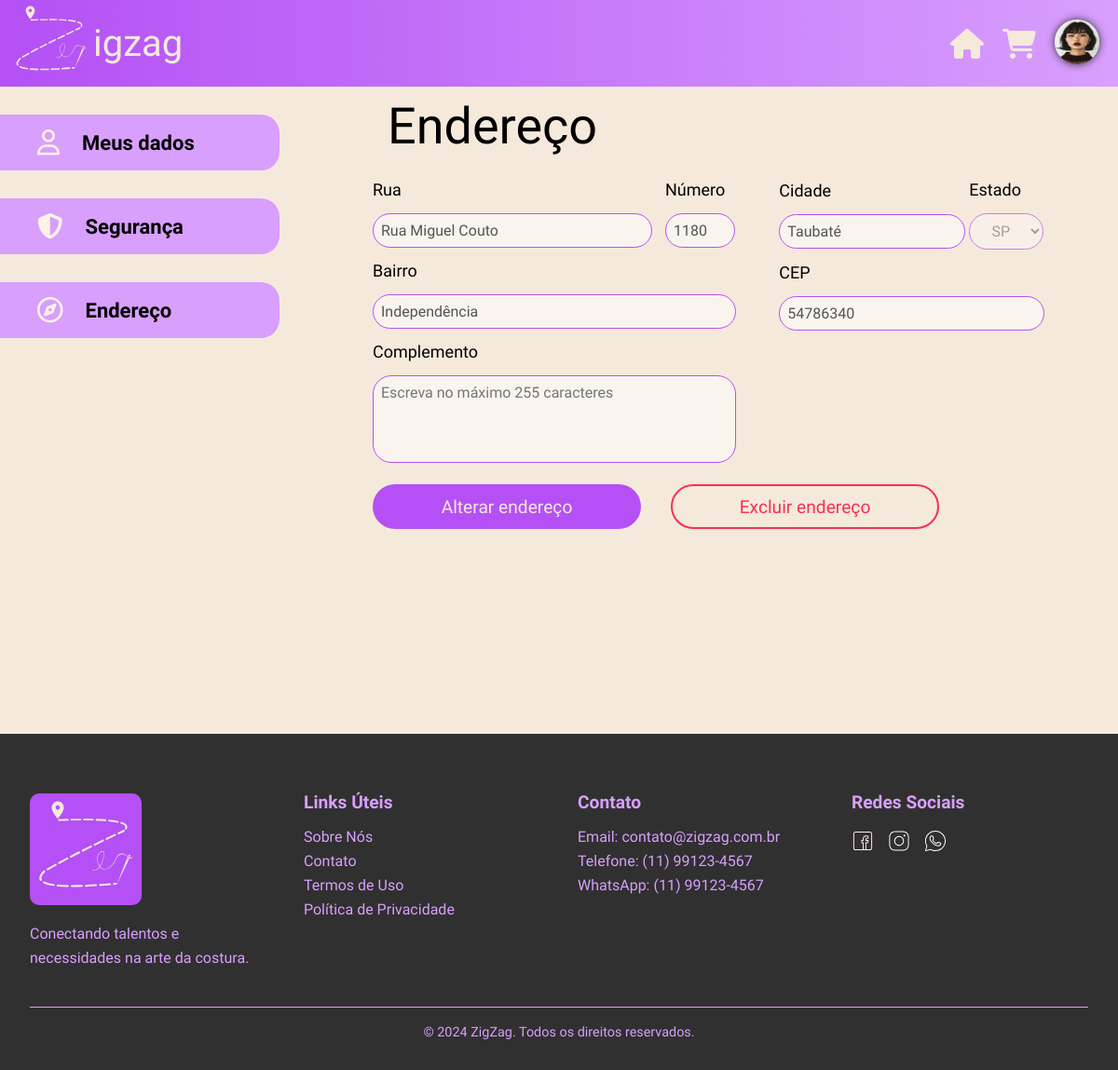
Screenshot of /cliente/endereco/detalhes?id=2 (signed in) with the database file from the repository.
### tables this page shows
CREATE TABLE IF NOT EXISTS tbl_endereco_cliente
(
    end_id integer NOT NULL PRIMARY KEY AUTO_INCREMENT,

    end_rua varchar(64),
    end_bairro varchar(32),
    end_numero int,
    end_complemento tinytext,
    end_cidade varchar(32),
    end_estado varchar(2),
    end_cep int,

    cli_id integer NOT NULL,
    FOREIGN KEY (cli_id) 
    REFERENCES tbl_cliente(cli_id)
    ON DELETE CASCADE

);

### web/cliente/bancoEndereco.php (called while the page is built, shortened)
<?php
function buscarEnderecoUnico($conexao, $end_id)
{
    $queryEnderecos = "SELECT end_id, end_rua, end_bairro, end_numero, end_complemento, end_cidade, end_estado, end_cep, cli_id
        FROM tbl_endereco_cliente
        WHERE end_id = $end_id";
    $resultadoEnderecos = mysqli_query($conexao, $queryEnderecos);
    if ($resultadoEnderecos) {
        return mysqli_fetch_array($resultadoEnderecos, MYSQLI_ASSOC);
    } else {
        return false;
    }
}

### web/cliente/endereco/detalhes/index.php (the view, shortened to what this page needs)
<!DOCTYPE html>
<html lang="pt-br">
<head>
  <link rel="stylesheet" href="../endereco.css" />
  <link rel="stylesheet" href="https://unpkg.com/leaflet@1.9.4/dist/leaflet.css" />
  <?php
  require_once '../../../conexao.php';
  require_once '../../bancoEndereco.php';
  $dados_endereco_unico = buscarEnderecoUnico($conexao, $_GET["id"]);
  ?>
</head>
<body>
  <header class="top">
    <a href="../../index.php"><img class="logo_header" src="../../../assets/svg/logo.svg" width="90" height="90"
        alt="Logo ZigZag" /></a>
    <p class="zigzag_txt">igzag</p>
    <nav class="nav_header">
    </nav>
    <a class="icon" href="../../"><i class="fa-solid fa-house fa-2x"></i></a>
    <a class="icon" href="../../carrinho/"><i class="fa-solid fa-cart-shopping fa-2x"></i></a>
    <a class="icon" href="../../perfil/">
      <img class="icon_img_perfil" src="../../../assets/uploads/profilepictures/<?php echo $_SESSION["cli_perfil"]; ?>"
        alt="Foto de perfil" />
    </a>
  </header>
  <div class="secoes">
    <div class="paginas">
      <ul>
        <a href="../../perfil/" class="choice">
          <li><i class="fa-regular fa-user fa-lg" style="color: #fdf2e6"></i>Meus dados</li>
        </a>
        <a href="../../seguranca/" class="choice">
          <li><i class="fa-solid fa-shield-halved fa-lg" style="color: #fdf2e6;"></i>Segurança</li>
        </a>
        <a href="../" class="choice">
          <li><i class="fa-regular fa-compass fa-lg" style="color: #fdf2e6"></i>Endereço</li>
        </a>
      </ul>
    </div>
    <form class="informacoes" method="POST" action="alterarEnderecoDetalhes.php">
      <p class="title">Endereço</p>
      <div class="endereco_grid">
        <div class="info_endereco">
          <div class="dado_endereco">
            <p class="label">Rua</p>
            <input name="txtRua" type="text" id="rua" class="input"
              value="<?php echo $dados_endereco_unico["end_rua"]; ?>" disabled />
          </div>
          <div class="dado_endereco">
            <p class="label">Número</p>
            <input name="txtNumero" type="text" id="numero" class="input"
              value="<?php echo $dados_endereco_unico["end_numero"]; ?>" placeholder="123" disabled />
          </div>
          <p class="label">Bairro</p>
          <input name="txtBairro" type="text" id="bairro" class="input"
            value="<?php echo $dados_endereco_unico["end_bairro"]; ?>" disabled />
          <p class="label">Complemento</p>
          <textarea name="txtComplemento" id="complemento" class="input" rows="4" placeholder="Escreva no máximo 255 caracteres" disabled><?php echo $dados_endereco_unico["end_complemento"]; ?></textarea>
        </div>
        <div class="info_endereco_dois">
          <div class="dado_endereco">
            <p class="label">Cidade</p>
            <input type="text" name="txtCidade" id="cidade" class="input"
              value="<?php echo $dados_endereco_unico["end_cidade"]; ?>" disabled />
          </div>
          <div class="dado_endereco">
            <p class="label">Estado</p>
            <select name="txtEstado" id="estado" class="input" disabled>
              <?php
              $listaDosEstados = ["AC", "AL", "AP", "AM", "BA", "CE", "DF", "ES", "GO", "MA", "MT", "MS", "MG", "PA", "PB", "PR", "PE", "PI", "RJ", "RN", "RS", "RO", "RR", "SC", "SP", "SE", "TO"];
              for ($i=0; $i < 27; $i++) {
                echo "<option value=\"$listaDosEstados[$i]\"";
                if ($dados_endereco_unico["end_estado"] == $listaDosEstados[$i]) {
                  echo " selected ";
                }
                echo ">$listaDosEstados[$i]</option>\n";
              }
              ?>
            </select>
          </div>
          <p class="label">CEP</p>
          <input type="text" name="txtCEP" id="cep" class="input"
            value="<?php echo $dados_endereco_unico["end_cep"]; ?>" placeholder="00000-00" disabled />
        </div>
      </div>
      <div class="box_botoes">
        <div>
          <input id="btnAlterar" class="btn" type="button" value="Alterar endereço">
        </div>
        <input id="btnExcluir" type="button" class="btn-excluir" value="Excluir endereço">
      </div>
    </form>
  </div>
  <footer class="footer">
    <div class="container">
      <div class="footer-content">
        <div class="footer-section">
          <img src="../../../assets/svg/logo.svg" alt="ZigZag Logo" class="footer-logo" />
          <p>Conectando talentos e necessidades na arte da costura.</p>
        </div>
        <div class="footer-section">
          <h3>Links Úteis</h3>
          <ul>
            <li><a href="sobre.html">Sobre Nós</a></li>
            <li><a href="contato.html">Contato</a></li>
            <li><a href="termos.html">Termos de Uso</a></li>
            <li><a href="privacidade.html">Política de Privacidade</a></li>
          </ul>
        </div>
        <div class="footer-section">
          <h3>Contato</h3>
          <ul>
            <li>Email: contato@zigzag.com.br</li>
            <li>Telefone: (11) 99123-4567</li>
            <li>WhatsApp: (11) 99123-4567</li>
          </ul>
        </div>
        <div class="footer-section">
          <h3>Redes Sociais</h3>
          <div class="social-links">
            <a href="#"><img src="../../../assets/svg/facebook.svg" alt="Facebook" /></a>
            <a href="https://www.instagram.com/zigzag_ltda"><img src="../../../assets/svg/instagram.svg"
                alt="Instagram" /></a>
            <a href="#"><img src="../../../assets/svg/whatsapp.svg" alt="WhatsApp" /></a>
          </div>
        </div>
      </div>
      <div class="footer-bottom">
        <p>&copy; 2024 ZigZag. Todos os direitos reservados.</p>
      </div>
    </div>
  </footer>
</body>
</html>

### web/cliente/endereco/endereco.css (style rules this page uses)
* { margin: 0; padding: 0; border: 0; font-size: 100%; font-family: "Iansui", cursive; cursor: default; box-sizing: border-box; vertical-align: baseline; }
article, aside, details, figcaption, figure, footer, header, hgroup, menu, nav, section { display: block; }
:root { --vermelho-erro: #f73151; --roxo-principal: #b450f5; --roxo-claro: #d89ffd; --roxo-mais-claro: #e7cef6; --preto: #303030; --cinza-escuro: #545454; --cinza: #a6a6a6; --bege: #f5e9dc; --bege-claro: #f5e9db; --amarelo: #edbd44; --mobile-pequeno: 320px; --mobile-normal: 480px; --tablet: 768px; --notebook: 1024px; --desktop: 1280px; --ultra-wide: 1440px; }
html, body { width: 100%; position: relative; }
body { line-height: 1; background-color: var(--bege); overflow-x: hidden; }
ol, ul { list-style: none; }
.top { background: linear-gradient(90deg, var(--roxo-principal), var(--roxo-claro)); width: 100%; display: flex; box-sizing: border-box; }
.nav_header { width: 100%; display: flex; justify-content: space-around; align-items: center; flex-wrap: wrap; padding: 0 10px; box-sizing: border-box; }
.zigzag_txt { color: #f5e9db; font-family: "Iansui"; font-size: 40px; align-self: center; }
.logo_header { cursor: pointer; margin-left: 10px; transition: all 0.3s ease; }
.icon { align-self: center; padding-right: 20px; color: #f5e9db; transition: all 0.3s ease; }
.icon::after { content: ""; position: absolute; width: 0; height: 2px; left: 50%; bottom: 0; background-color: var(--bege-claro); transition: all 1s ease; transform: translateX(-50%); }
.icon_img_perfil { width: 48px; height: 48px; border-radius: 100%; justify-content: center; box-shadow: #303030 0px 0px 8px; }
.footer { width: 100%; background-color: var(--preto); padding: 4rem 0 2rem; margin-top: 200px; }
.footer-logo { background-color: var(--roxo-principal); border-radius: 10px; transition: all 0.3s ease; }
.footer .container { max-width: 1200px; margin: 0 auto; padding: 0 2rem; }
.footer-content { display: grid; grid-template-columns: repeat(4, 1fr); gap: 40px; margin-bottom: 40px; }
.footer-section h3 { color: var(--roxo-claro); margin-bottom: 20px; font-size: 1.2em; }
.footer-logo { width: 120px; margin-bottom: 15px; }
.footer-section p { color: var(--roxo-claro); line-height: 1.6; }
.footer-section ul { list-style: none; padding: 0; color: var(--roxo-claro); }
.footer-section ul li { margin-bottom: 10px; }
.footer-section ul li a { color: var(--roxo); text-decoration: none; transition: color 0.3s ease; cursor: pointer; }
.social-links { display: flex; gap: 15px; }
.social-links img { width: 24px; height: 24px; transition: transform 0.3s ease; cursor: pointer; }
.footer-bottom { text-align: center; padding-top: 20px; border-top: 1px solid var(--roxo-claro); }
.footer-bottom p { color: var(--roxo-claro); font-size: 0.9em; }

### rows the page displays
tbl_endereco_cliente: txtRua "Rua Miguel Couto", txtNumero "1180", txtBairro "Independência", txtCidade "Taubaté", txtEstado "SP", txtCEP "54786340"
